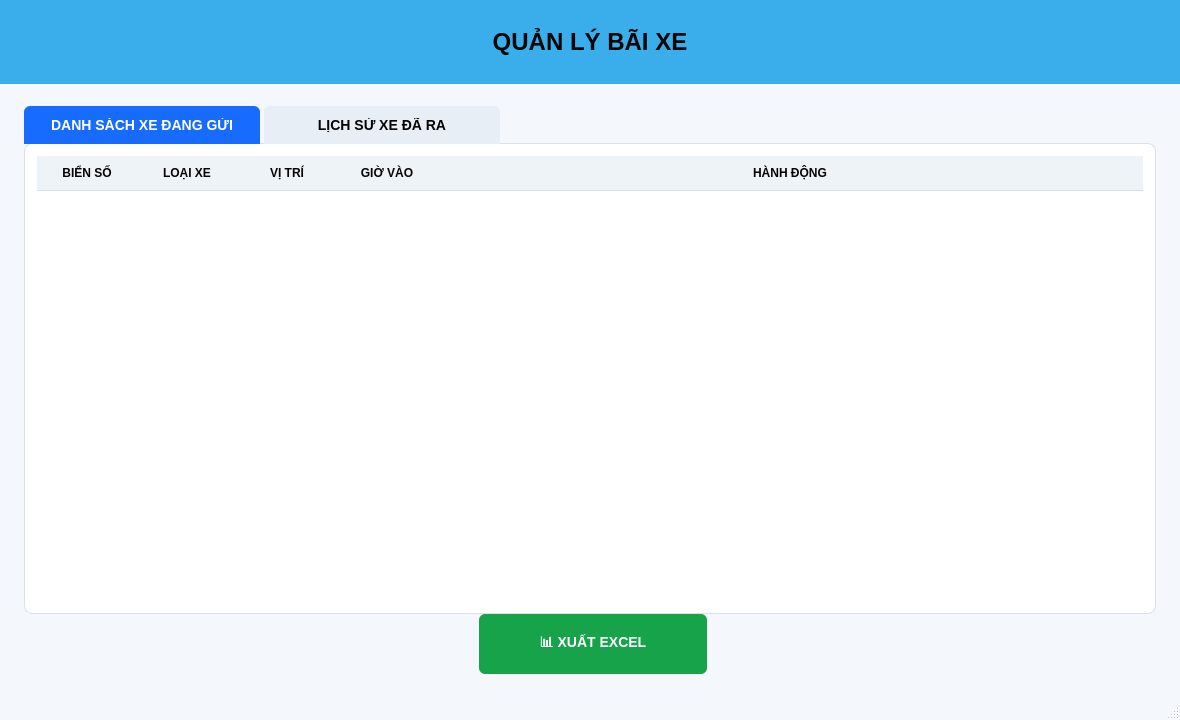
<?xml version="1.0" encoding="UTF-8"?>
<ui version="4.0">
 <class>MainWindow</class>
 <widget class="QMainWindow" name="MainWindow">
  <property name="geometry">
   <rect>
    <x>0</x>
    <y>0</y>
    <width>1180</width>
    <height>720</height>
   </rect>
  </property>
  <property name="minimumSize">
   <size>
    <width>900</width>
    <height>560</height>
   </size>
  </property>
  <property name="windowTitle">
   <string>Quản lý bãi xe</string>
  </property>
  <property name="styleSheet">
   <string notr="true">QMainWindow,
QWidget#centralwidget {
    background: #F4F7FB;
    color: #050505;
    font-family: Arial;
}
QFrame#header {
    background: #39AEEB;
    border: none;
}
QLabel#label {
    color: #050505;
    font-size: 24px;
    font-weight: 900;
}
QTabWidget::pane {
    background: #FFFFFF;
    border: 1px solid #D8E0EA;
    border-radius: 8px;
    top: -1px;
}
QTabBar::tab {
    background: #E8EEF6;
    color: #050505;
    padding: 12px 28px;
    border-top-left-radius: 6px;
    border-top-right-radius: 6px;
    margin-right: 4px;
    font-size: 14px;
    font-weight: 800;
    min-width: 180px;
}
QTabBar::tab:selected {
    background: #176BFF;
    color: #FFFFFF;
}
QTableWidget {
    background: #FFFFFF;
    color: #050505;
    gridline-color: #D8E0EA;
    border: none;
    font-size: 13px;
}
QHeaderView::section {
    background: #EEF3F8;
    color: #050505;
    padding: 8px;
    border: none;
    border-bottom: 1px solid #D8E0EA;
    font-weight: 800;
}
QPushButton#btn_xuat_excel {
    background: #16A34A;
    color: #FFFFFF;
    border: none;
    border-radius: 6px;
    padding: 10px 24px;
    font-size: 14px;
    font-weight: 700;
    min-height: 40px;
    max-width: 180px;
}
QPushButton#btn_xuat_excel:hover {
    background: #12833D;
}</string>
  </property>
  <widget class="QWidget" name="centralwidget">
   <layout class="QVBoxLayout" name="mainLayout">
    <property name="leftMargin">
     <number>0</number>
    </property>
    <property name="topMargin">
     <number>0</number>
    </property>
    <property name="rightMargin">
     <number>0</number>
    </property>
    <property name="bottomMargin">
     <number>0</number>
    </property>
    <property name="spacing">
     <number>0</number>
    </property>
    <item>
     <widget class="QFrame" name="header">
      <property name="minimumSize">
       <size>
        <width>0</width>
        <height>84</height>
       </size>
      </property>
      <property name="maximumSize">
       <size>
        <width>16777215</width>
        <height>84</height>
       </size>
      </property>
      <layout class="QVBoxLayout" name="headerLayout">
       <item>
        <widget class="QLabel" name="label">
         <property name="text">
          <string>QUẢN LÝ BÃI XE</string>
         </property>
         <property name="alignment">
          <set>Qt::AlignCenter</set>
         </property>
        </widget>
       </item>
      </layout>
     </widget>
    </item>
    <item>
     <layout class="QVBoxLayout" name="contentLayout">
      <property name="leftMargin">
       <number>24</number>
      </property>
      <property name="topMargin">
       <number>22</number>
      </property>
      <property name="rightMargin">
       <number>24</number>
      </property>
      <property name="bottomMargin">
       <number>24</number>
      </property>
      <item>
       <widget class="QTabWidget" name="tabWidget">
        <property name="currentIndex">
         <number>0</number>
        </property>
        <widget class="QWidget" name="tab">
         <attribute name="title">
          <string>DANH SÁCH XE ĐANG GỬI</string>
         </attribute>
         <layout class="QVBoxLayout" name="tabLayout">
          <property name="leftMargin">
           <number>12</number>
          </property>
          <property name="topMargin">
           <number>12</number>
          </property>
          <property name="rightMargin">
           <number>12</number>
          </property>
          <property name="bottomMargin">
           <number>12</number>
          </property>
          <item>
           <widget class="QTableWidget" name="tableWidget">
            <property name="alternatingRowColors">
             <bool>true</bool>
            </property>
            <attribute name="verticalHeaderVisible">
             <bool>false</bool>
            </attribute>
            <attribute name="horizontalHeaderStretchLastSection">
             <bool>true</bool>
            </attribute>
            <column>
             <property name="text">
              <string>BIỂN SỐ</string>
             </property>
            </column>
            <column>
             <property name="text">
              <string>LOẠI XE</string>
             </property>
            </column>
            <column>
             <property name="text">
              <string>VỊ TRÍ</string>
             </property>
            </column>
            <column>
             <property name="text">
              <string>GIỜ VÀO</string>
             </property>
            </column>
            <column>
             <property name="text">
              <string>HÀNH ĐỘNG</string>
             </property>
            </column>
           </widget>
          </item>
         </layout>
        </widget>
        <widget class="QWidget" name="tab_2">
         <attribute name="title">
          <string>LỊCH SỬ XE ĐÃ RA</string>
         </attribute>
         <layout class="QVBoxLayout" name="tabLayout2">
          <property name="leftMargin">
           <number>12</number>
          </property>
          <property name="topMargin">
           <number>12</number>
          </property>
          <property name="rightMargin">
           <number>12</number>
          </property>
          <property name="bottomMargin">
           <number>12</number>
          </property>
          <item>
           <widget class="QTableWidget" name="tableWidget_2">
            <property name="alternatingRowColors">
             <bool>true</bool>
            </property>
            <attribute name="verticalHeaderVisible">
             <bool>false</bool>
            </attribute>
            <attribute name="horizontalHeaderStretchLastSection">
             <bool>true</bool>
            </attribute>
            <column>
             <property name="text">
              <string>BIỂN SỐ</string>
             </property>
            </column>
            <column>
             <property name="text">
              <string>LOẠI XE</string>
             </property>
            </column>
            <column>
             <property name="text">
              <string>VỊ TRÍ</string>
             </property>
            </column>
            <column>
             <property name="text">
              <string>GIỜ VÀO</string>
             </property>
            </column>
            <column>
             <property name="text">
              <string>GIỜ RA</string>
             </property>
            </column>
            <column>
             <property name="text">
              <string>THÀNH TIỀN</string>
             </property>
            </column>
           </widget>
          </item>
         </layout>
        </widget>
       </widget>
      </item>
      <item>
       <layout class="QHBoxLayout" name="bottomLayout">
        <item>
         <spacer name="bottomSpacer">
          <property name="orientation">
           <enum>Qt::Horizontal</enum>
          </property>
         </spacer>
        </item>
        <item>
         <widget class="QPushButton" name="btn_xuat_excel">
          <property name="text">
           <string>📊 XUẤT EXCEL</string>
          </property>
          <property name="cursor">
           <cursorShape>PointingHandCursor</cursorShape>
          </property>
         </widget>
        </item>
       </layout>
      </item>
     </layout>
    </item>
   </layout>
  </widget>
  <widget class="QMenuBar" name="menubar">
   <property name="geometry">
    <rect>
     <x>0</x>
     <y>0</y>
     <width>1180</width>
     <height>21</height>
    </rect>
   </property>
  </widget>
  <widget class="QStatusBar" name="statusbar"/>
 </widget>
 <resources/>
 <connections/>
</ui>
